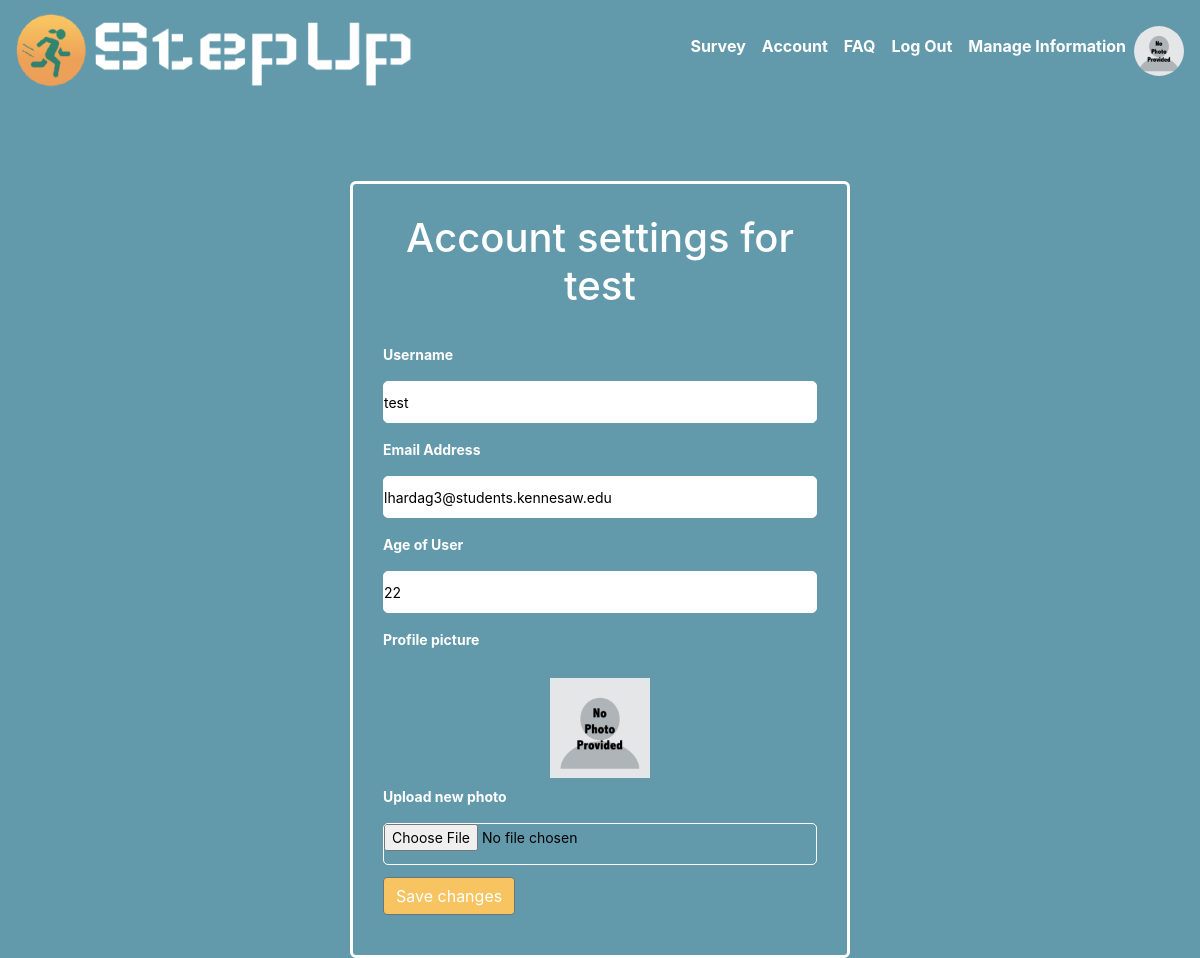
The app's page /auth/my_account (signed in) with its own data.
### tables this page shows
CREATE TABLE user
(
    username       TEXT NOT NULL,
    password       TEXT NOT NULL,
    email          TEXT NOT NULL,
    picture        BLOB,
    sex            TEXT NOT NULL,
    race           TEXT NOT NULL,
    age            INTEGER NOT NULL,
    feet           INTEGER NOT NULL,
    inches         INTEGER NOT NULL,
    userid         INTEGER PRIMARY KEY UNIQUE,
    current_weight INTEGER NOT NULL,
    target_weight  INTEGER NOT NULL,
    weight_circum  INTEGER NOT NULL,
    neck_circum    INTEGER NOT NULL,
    body_fat_per   INTEGER NOT NULL,
    steps          INTEGER NOT NULL,
    role           INTEGER NOT NULL,
    survey_update  TEXT NOT NULL
);

### step_up/auth.py (the view, shortened to what this page needs)
@bp.route('/my_account', methods=('GET', 'POST'))
@login_required
def my_account():
    return render_template("auth/my_account.html")

### step_up/auth.py (called while the page is built)
def login_required(view):
    @functools.wraps(view)
    def wrapped_view(**kwargs):
        if g.user is None:
            return redirect(url_for('auth.login'))
        return view(**kwargs)
    return wrapped_view

@bp.before_app_request
def load_logged_in_user():
    userid = session.get('userid')
    if userid is None:
        g.user = None
    else:
        g.user = get_database().execute(
            "SELECT * FROM user WHERE userid = ?", (userid,)
        ).fetchone()

### step_up/database.py (called while the page is built)
def get_database():
    if 'database' not in g:
        g.database = sqlite3.connect(
            current_app.config['DATABASE'],
            detect_types=sqlite3.PARSE_DECLTYPES
        )
        g.database.row_factory = sqlite3.Row
    return g.database

def close_database(e=None):
    database = g.pop('database', None)
    if database is not None:
        database.close()

### step_up/templates/auth/my_account.html (shortened to what this page needs)
{% extends 'base.html' %}
{% block content %}
    <div class="container">
        <h1>{% block title %}Account settings for {{ g.user['username'] }}{% endblock %}</h1>
        <form method="post" enctype="multipart/form-data">
            <div class="form-first">
                <div class="personal details">
                    <div class="fields">
                        <div class="input-field">
                            <label for="username">Username</label>
                            <input name="username" id="username" required value="{{ g.user['username'] }}">
                        </div>
                        <div class="input-field">
                            <label for="email">Email Address</label>
                            <input name="email" id="email" required
                                   value="{{ g.user['email'] }}">
                        </div>
                        <div class="input-field">
                            <label for="age">Age of User</label>
                            <input name="age" id="age" required value="{{ g.user['age'] }}">
                        </div>
                        <div class="input-field" style="float: left">
                            <label for="picture" style="float: left">Profile picture</label>
                            {% if g.user['picture'] %}
                                <span><img class="picture"
                                           id="picture" style="width:100px;height:100px;margin-top: 20px;"
                                           alt="User's profile picture"/></span>
                            {% else %}
                                <span><img class="picture" src="{{ url_for('static', filename='no_photo.png') }}"
                                           style="width:100px;height:100px;margin-top: 20px;"
                                           alt="Placeholder profile picture"/></span>
                            {% endif %}
                        </div>
                        <div class="input-field">
                            <label for="picture">Upload new photo</label>
                            <input class="file" type="file" name="picture" id="picture">
                        </div>
                        <div class="btn-group-vertical-justified" style="margin-bottom: 10px; text-align:center">
                            <button data-toggle="tooltip" data-placement="top" title="Save changes made to user account"
                                    type="submit" class="btn btn-secondary"
                                    style="color: white; background-color: #F8C461">Save changes
                            </button>
                        </div>
                    </div>
                </div>
            </div>
        </form>
    </div>
{% endblock %}

### step_up/templates/base.html (style rules this page uses)
* { margin: 0; padding: 0; }
img { display: block; margin-left: auto; margin-right: auto; }

### step_up/templates/auth/my_account.html (style rules this page uses)
* { box-sizing: border-box; }
.container { position: relative; max-width: 500px; width: 80%; border-radius: 6px; padding: 30px; margin-top: 10vh; margin-left: auto; margin-right: auto; background-color: #639AAB; border: 3px solid white; }
.container h1 { padding:0; text-align:center; color: white; }
.container form { position: relative; margin-top: 16px; min-height: 400px; background: #639AAB; }
.container form .personal { margin-top: 30px; }
.container form .fields { display: flex; align-content: center; justify-content: space-between; flex-wrap: wrap; }
form .fields .input-field { display: flex; width: 100%; flex-direction: column; margin: 4px 0; }
.input-field label { font-size: 14px; font-weight: bold; color: white; }
.input-field input { width: 100%; outline: none; color: #333; font-size: 14px; border: 1px solid white; border-radius: 5px; color: black; height: 42px; margin: 8px 0; }

### records on screen
user: user.username "test", username "test", email "lhardag3@students.kennesaw.edu", age "22"
